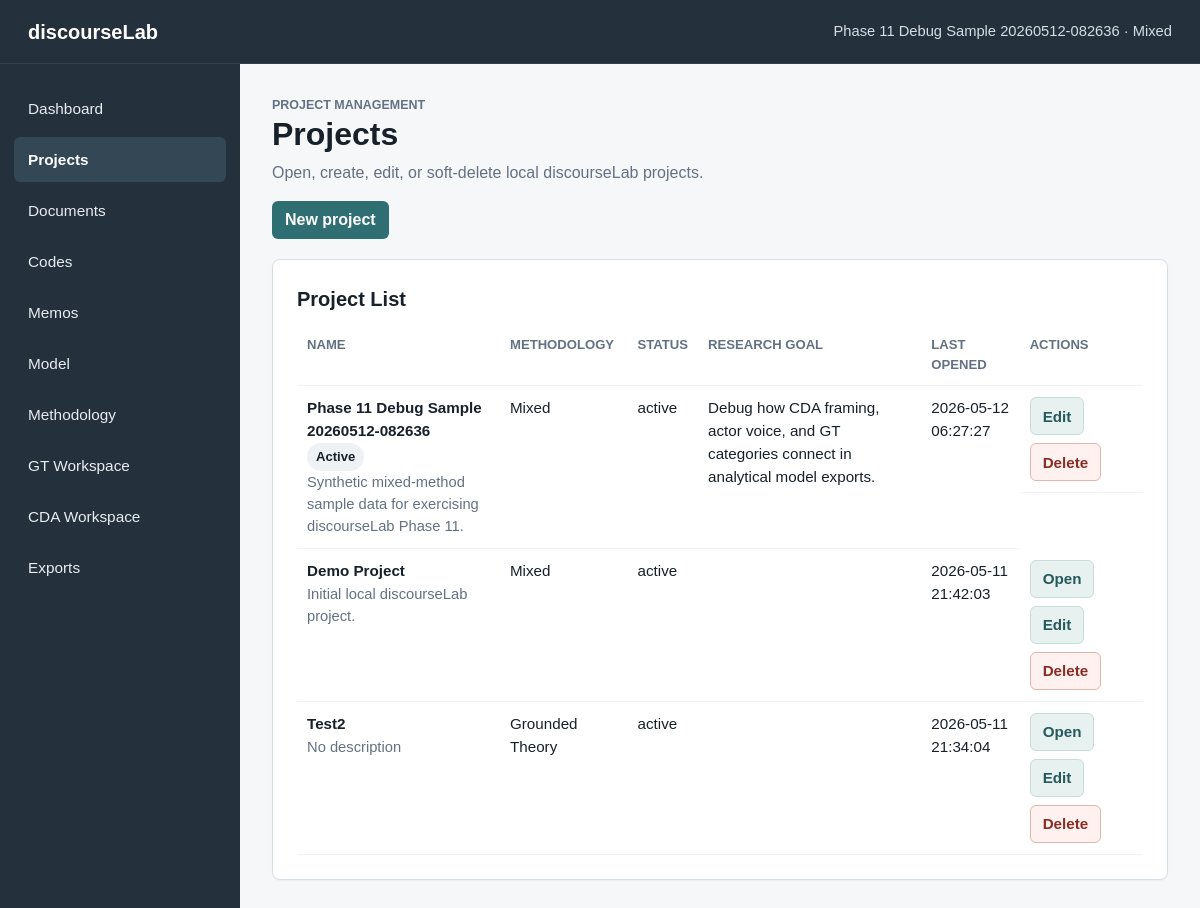
Page /projects on the earlier database version.
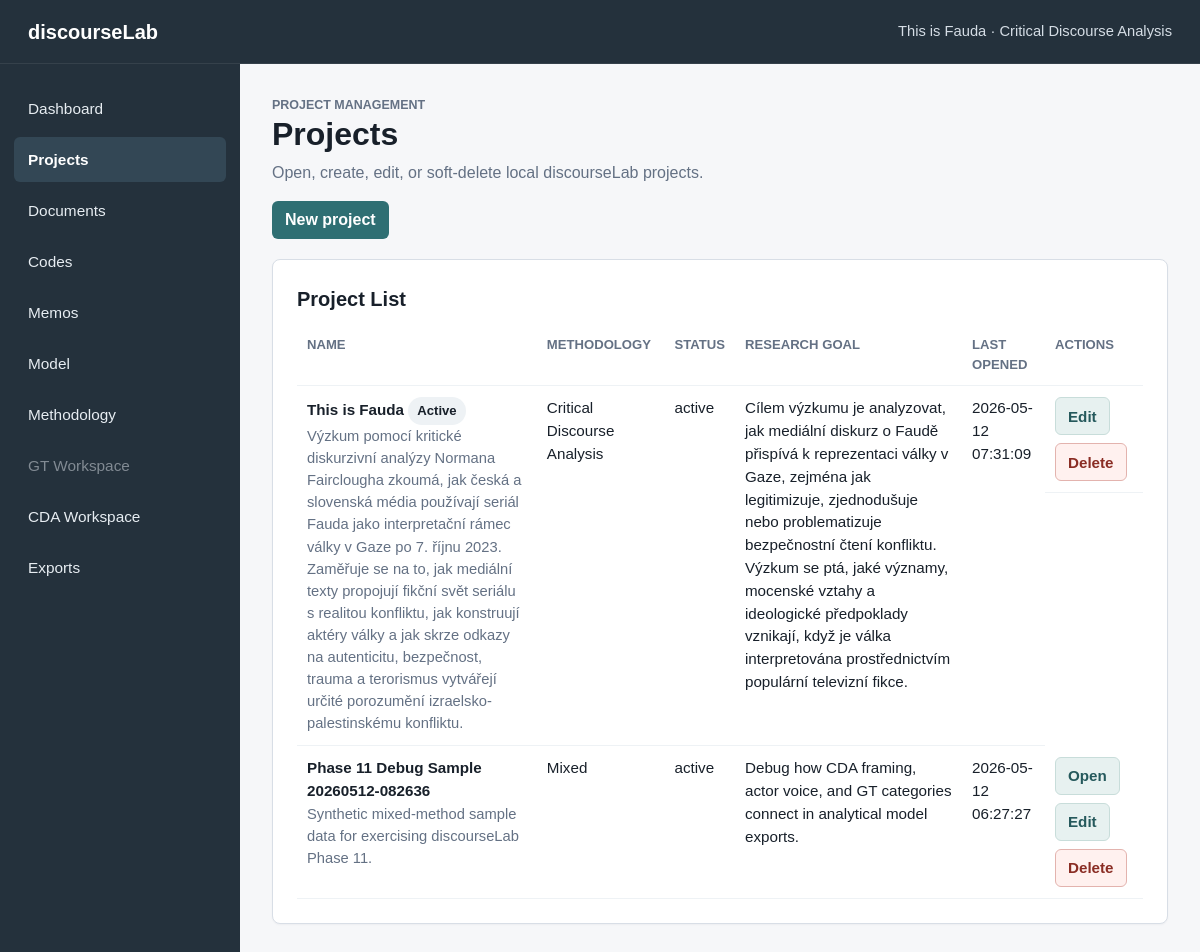
Same page on the later database version.
### tables this page shows
CREATE TABLE projects (
    id INTEGER PRIMARY KEY AUTOINCREMENT,
    name TEXT NOT NULL,
    description TEXT,
    created_at TEXT NOT NULL DEFAULT CURRENT_TIMESTAMP,
    updated_at TEXT NOT NULL DEFAULT CURRENT_TIMESTAMP
, methodology_mode TEXT NOT NULL DEFAULT 'mixed', status TEXT NOT NULL DEFAULT 'active', last_opened_at TEXT, research_goal TEXT, principal_investigator TEXT);

### app.py (the view)
    @app.route("/projects")
    def projects():
        active_project = get_active_project()
        return render_template(
            "projects.html",
            title="Projects",
            active_page="projects",
            active_project=active_project,
            projects=get_projects(),
            methodology_mode_labels=METHODOLOGY_MODES,
        )

### app.py (called while the page is built)
def get_db() -> sqlite3.Connection:
    if "db" not in g:
        g.db = sqlite3.connect(DATABASE)
        g.db.row_factory = sqlite3.Row
        g.db.execute("PRAGMA foreign_keys = ON")
    return g.db

def query_one(sql: str, params: tuple = ()) -> sqlite3.Row | None:
    return get_db().execute(sql, params).fetchone()

def query_all(sql: str, params: tuple = ()) -> list[sqlite3.Row]:
    return get_db().execute(sql, params).fetchall()

def get_project(project_id: int) -> sqlite3.Row | None:
    return query_one(
        """
        SELECT id, name, description, methodology_mode, status, last_opened_at,
               research_goal, principal_investigator, created_at, updated_at
        FROM projects
        WHERE id = ? AND status != 'deleted'
        """,
        (project_id,),
    )

def get_projects() -> list[sqlite3.Row]:
    return query_all(
        """
        SELECT id, name, description, methodology_mode, status, last_opened_at,
               research_goal, principal_investigator, created_at, updated_at
        FROM projects
        WHERE status != 'deleted'
        ORDER BY datetime(COALESCE(last_opened_at, created_at)) DESC, name COLLATE NOCASE
        """
    )

def project_supports_gt(project: sqlite3.Row | dict) -> bool:
    return project["methodology_mode"] in {"gt", "mixed"}

def project_supports_cda(project: sqlite3.Row | dict) -> bool:
    return project["methodology_mode"] in {"cda", "mixed"}

### templates/projects.html
{% extends "base.html" %}
{% block content %}
<section class="page-header">
    <p class="eyebrow">Project management</p>
    <h1>Projects</h1>
    <p>Open, create, edit, or soft-delete local discourseLab projects.</p>
</section>
<section class="detail-actions">
    <a class="button-primary" href="{{ url_for('new_project') }}">New project</a>
</section>
<section class="info-panel">
    <h2>Project List</h2>
    {% if projects %}
        <div class="table-wrap">
            <table class="data-table">
                <thead>
                    <tr>
                        <th>Name</th>
                        <th>Methodology</th>
                        <th>Status</th>
                        <th>Research goal</th>
                        <th>Last opened</th>
                        <th>Actions</th>
                    </tr>
                </thead>
                <tbody>
                    {% for project in projects %}
                        <tr>
                            <td>
                                <strong>{{ project.name }}</strong>
                                {% if project.id == active_project.id %}
                                    <span class="status-badge">Active</span>
                                {% endif %}
                                <div class="muted-text">{{ project.description or "No description" }}</div>
                            </td>
                            <td>{{ methodology_mode_labels[project.methodology_mode] }}</td>
                            <td>{{ project.status }}</td>
                            <td>{{ project.research_goal or "" }}</td>
                            <td>{{ project.last_opened_at or "Never" }}</td>
                            <td class="actions-cell">
                                {% if project.id != active_project.id %}
                                    <form action="{{ url_for('open_project', project_id=project.id) }}" method="post">
                                        <button type="submit" class="button-secondary">Open</button>
                                    </form>
                                {% endif %}
                                <a class="button-secondary" href="{{ url_for('edit_project', project_id=project.id) }}">Edit</a>
                                <form class="confirm-delete" data-confirm="Delete this project? It will be hidden from the project list, but its data will not be physically erased in this phase." action="{{ url_for('soft_delete_project', project_id=project.id) }}" method="post">
                                    <button type="submit" class="button-danger">Delete</button>
                                </form>
                            </td>
                        </tr>
                    {% endfor %}
                </tbody>
            </table>
        </div>
    {% else %}
        <p>No active projects found.</p>
    {% endif %}
</section>
{% endblock %}

### templates/base.html (shortened to what this page needs)
<!doctype html>
<html lang="en">
<head>
    <link rel="stylesheet" href="{{ url_for('static', filename='style.css') }}">
</head>
<body>
    <div class="app-shell">
        <header class="topbar">
            <div class="app-name">discourseLab</div>
            <div class="app-context">
                {{ active_project.name if active_project else "No active project" }}
                {% if active_project %}· {{ methodology_mode_labels[active_project.methodology_mode] }}{% endif %}
            </div>
        </header>
        <aside class="sidebar" aria-label="Main navigation">
            <nav class="sidebar-nav">
                <a href="{{ url_for('dashboard') }}" class="{{ 'active' if active_page == 'dashboard' else '' }}">Dashboard</a>
                <a href="{{ url_for('projects') }}" class="{{ 'active' if active_page == 'projects' else '' }}">Projects</a>
                <a href="{{ url_for('documents') }}" class="{{ 'active' if active_page == 'documents' else '' }}">Documents</a>
                <a href="{{ url_for('codes') }}" class="{{ 'active' if active_page == 'codes' else '' }}">Codes</a>
                <a href="{{ url_for('memos') }}" class="{{ 'active' if active_page == 'memos' else '' }}">Memos</a>
                <a href="{{ url_for('model_builder') }}" class="{{ 'active' if active_page == 'model' else '' }}">Model</a>
                <a href="{{ url_for('methodology') }}" class="{{ 'active' if active_page == 'methodology' else '' }}">Methodology</a>
                {% if supports_gt %}
                    <a href="{{ url_for('gt_workspace') }}" class="{{ 'active' if active_page == 'gt' else '' }}">GT Workspace</a>
                {% else %}
                    <span class="nav-disabled">GT Workspace</span>
                {% endif %}
                {% if supports_cda %}
                    <a href="{{ url_for('cda_workspace') }}" class="{{ 'active' if active_page == 'cda' else '' }}">CDA Workspace</a>
                {% else %}
                    <span class="nav-disabled">CDA Workspace</span>
                {% endif %}
                <a href="{{ url_for('exports') }}" class="{{ 'active' if active_page == 'exports' else '' }}">Exports</a>
            </nav>
        </aside>
        <main class="content">
            {% block content %}{% endblock %}
        </main>
    </div>
</body>
</html>

### static/style.css (style rules this page uses)
:root { --bg: #f6f7f9; --surface: #ffffff; --surface-muted: #eef2f5; --border: #d8dee6; --text: #18202a; --muted: #647184; --accent: #2f6f73; --accent-dark: #25595c; --accent-soft: #e7f1f0; --sidebar: #24313c; --sidebar-active: #334755; }
* { box-sizing: border-box; }
body { margin: 0; min-height: 100vh; background: var(--bg); color: var(--text); font-family: Arial, Helvetica, sans-serif; line-height: 1.5; }
a { color: inherit; }
.app-shell { display: grid; min-height: 100vh; grid-template-columns: 240px 1fr; grid-template-rows: 64px 1fr; }
.topbar { grid-column: 1 / -1; display: flex; align-items: center; justify-content: space-between; gap: 24px; padding: 0 28px; color: #ffffff; background: var(--sidebar); border-bottom: 1px solid rgba(255, 255, 255, 0.08); }
.app-name { font-size: 1.25rem; font-weight: 700; }
.app-context { color: #d5dde5; font-size: 0.92rem; text-align: right; }
.sidebar { background: var(--sidebar); color: #e7edf2; padding: 22px 14px; }
.sidebar-nav { display: flex; flex-direction: column; gap: 6px; }
.sidebar-nav a { display: block; padding: 11px 14px; border-radius: 6px; text-decoration: none; font-size: 0.96rem; }
.nav-disabled { display: block; padding: 11px 14px; border-radius: 6px; color: rgba(231, 237, 242, 0.48); font-size: 0.96rem; }
.sidebar-nav a.active { background: var(--sidebar-active); color: #ffffff; font-weight: 700; }
.content { padding: 32px; max-width: 1240px; width: 100%; }
.page-header { margin-bottom: 24px; }
.page-header h1 { margin: 0 0 8px; font-size: 2rem; line-height: 1.2; }
.page-header p { margin: 0; max-width: 760px; color: var(--muted); }
.eyebrow { margin-bottom: 6px; color: var(--accent-dark); font-size: 0.78rem; font-weight: 700; letter-spacing: 0; text-transform: uppercase; }
.metric-card, .info-panel { background: var(--surface); border: 1px solid var(--border); border-radius: 8px; box-shadow: 0 1px 2px rgba(24, 32, 42, 0.04); }
.info-panel { padding: 24px; }
.info-panel h2 { margin: 0 0 10px; font-size: 1.25rem; }
button, .button-primary, .button-secondary, .button-danger { display: inline-flex; align-items: center; justify-content: center; min-height: 38px; width: fit-content; border: 1px solid transparent; border-radius: 6px; padding: 8px 12px; font: inherit; font-weight: 700; line-height: 1; text-decoration: none; cursor: pointer; }
.button-primary { color: #ffffff; background: var(--accent); }
.button-secondary { color: var(--accent-dark); background: var(--accent-soft); border-color: #c8ddda; }
.button-danger { color: #8a2d24; background: #fff1ef; border-color: #e3b3ae; }
.table-wrap { overflow-x: auto; }
.data-table { width: 100%; min-width: 820px; border-collapse: collapse; font-size: 0.95rem; }
.data-table th, .data-table td { padding: 11px 10px; border-bottom: 1px solid var(--surface-muted); text-align: left; vertical-align: top; }
.data-table th { color: var(--muted); font-size: 0.82rem; text-transform: uppercase; }
.actions-cell { display: flex; flex-wrap: wrap; gap: 8px; }
.actions-cell form { margin: 0; }
.detail-actions { margin: -8px 0 20px; }
.memo-type-badge, .status-badge { display: inline-flex; align-items: center; min-height: 26px; border-radius: 999px; padding: 4px 9px; background: var(--surface-muted); color: var(--text); font-size: 0.82rem; font-weight: 700; }
.muted-text { color: var(--muted); font-size: 0.92rem; }

Differences in the rows shown:
no longer on this page (row edited): projects: name "Demo Project", description "Initial local discourseLab project.", methodology_mode "Mixed", status "active", last_opened_at "2026-05-11 21:42:03"
no longer on this page (row edited): projects: name "Test2", description "No description", methodology_mode "Grounded Theory", status "active", last_opened_at "2026-05-11 21:34:04"
added projects: name "This is Fauda", methodology_mode "Critical Discourse Analysis", shows "Active", description "Výzkum pomocí kritické diskurzivní analýzy Normana Fairclougha zkoumá, jak česká a slovenská média používají seriál Fauda jako interpretační rámec války v Gaze po 7. říjnu 2023. Zaměřuje se na to, jak mediální texty propojují fikční svět seriálu s realitou konfliktu, jak konstruují aktéry války a jak skrze odkazy na autenticitu, bezpečnost, trauma a terorismus vytvářejí určité porozumění izraelsko-palestinskému konfliktu.", status "active", research_goal "Cílem výzkumu je analyzovat, jak mediální diskurz o Faudě přispívá k reprezentaci války v Gaze, zejména jak legitimizuje, zjednodušuje nebo problematizuje bezpečnostní čtení konfliktu. Výzkum se ptá, jaké významy, mocenské vztahy a ideologické předpoklady vznikají, když je válka interpretována prostřednictvím populární televizní fikce.", last_opened_at "2026-05-12 07:31:09"
computed for projects "Phase 11 Debug Sample 20260512-082636": text "Active" → "Open"
Other differences:
{{ active_project.name if active_project else "No active project" }}: "Phase 11 Debug Sample 20260512-082636" → "This is Fauda"
{{ methodology_mode_labels[active_project.methodology_mode] }}: "Mixed" → "Critical Discourse Analysis"
